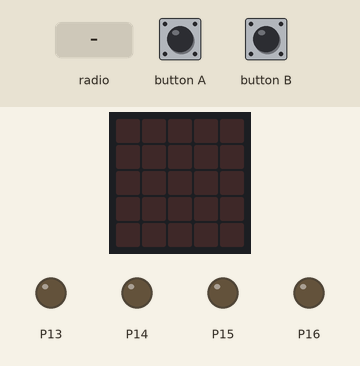
This program was run on a simulated BBC micro:bit (MakeCode). Parts: the board's 5×5 LED display, output pins drawn as LEDs (lit = HIGH). The test bench sets the inputs (shaded band).

Above: at 1.2 s.
1.3 s: button A pressed for 0.15 s
At 3.0 s:
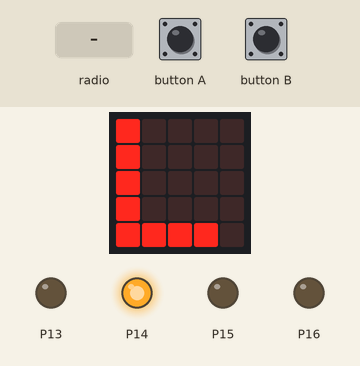
4.4 s: button B pressed for 0.15 s
At 7.0 s:
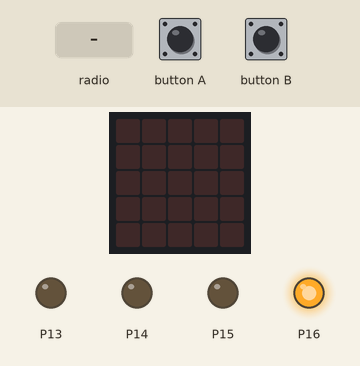
7.5 s: radio message "LR=1023" arrives
At 8.4 s:
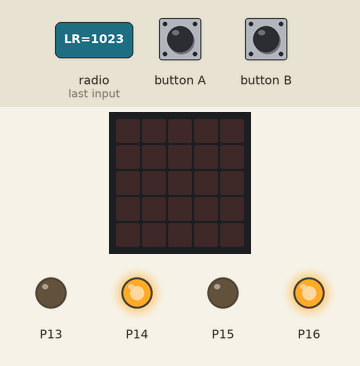
10.5 s: radio message "LR=-1023" arrives
At 10.8 s:
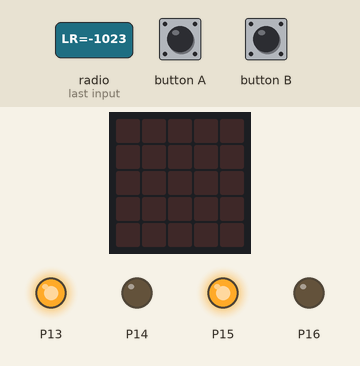
12.0 s: button A pressed for 0.15 s
At 13.9 s:
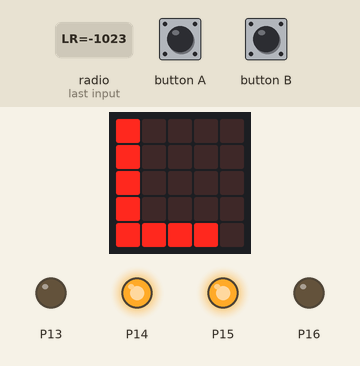
15.1 s: radio message "L=1023" arrives
At 18.4 s:
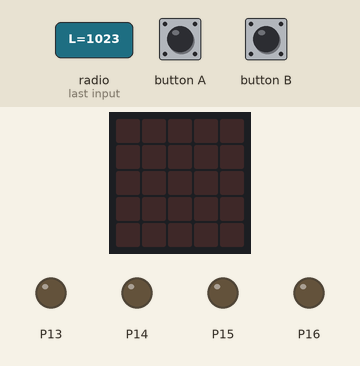
Timing chart, 0 to 19.1 s (numbered marks = the images above; inputs shaded):
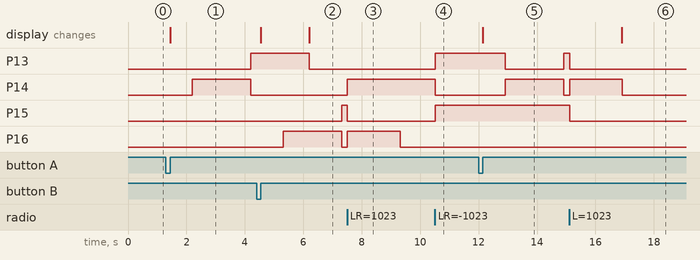

Measured:
- after the input at 1.3 s, P13: LOW → HIGH after 2.9 s; P14: LOW → HIGH after 0.90 s, → LOW 2.0 s later; the display: changes after 0.15 s (image 1)
- after the input at 4.4 s, P15: LOW → HIGH after 2.9 s; P16: LOW → HIGH after 0.91 s, → LOW 2.0 s later; the display: first changes after 0.15 s (image 2 shows a later state)
- after the input at 7.5 s, P14: LOW → HIGH at once; P15: HIGH → LOW after 0.01 s instead of 1.8 s; P16: LOW → HIGH at once, → LOW 1.8 s later
- after the input at 10.5 s, P13, P15: LOW → HIGH at once; P14: HIGH → LOW at once
- after the input at 12.0 s, P13: HIGH → LOW after 0.92 s, → HIGH 2.0 s later; P14: LOW → HIGH after 0.92 s, → LOW 2.0 s later; the display: changes after 0.15 s (image 5)
- after the input at 15.1 s, P13: HIGH → LOW after 0.02 s instead of 1.8 s; P14: LOW → HIGH at once, → LOW 1.8 s later; P15: HIGH → LOW at once

The program:

main.ts
```typescript
input.onButtonPressed(Button.A, function () {
    basic.showString("L")
    speed_L = 1023
    basic.pause(2000)
    speed_L = -1023
    basic.pause(2000)
    speed_L = 0
    basic.clearScreen()
})
function MotorRDrive (speed: number) {
    if (speed < 0) {
        pins.analogWritePin(AnalogPin.P15, -1 * speed - 0)
        pins.analogWritePin(AnalogPin.P16, 0)
    } else if (speed > 0) {
        pins.analogWritePin(AnalogPin.P15, 0)
        pins.analogWritePin(AnalogPin.P16, speed - 0)
    } else {
        pins.analogWritePin(AnalogPin.P15, 0)
        pins.analogWritePin(AnalogPin.P16, 0)
    }
}
input.onButtonPressed(Button.B, function () {
    basic.showString("R")
    speed_R = 1023
    basic.pause(2000)
    speed_R = -1023
    basic.pause(2000)
    speed_R = 0
    basic.clearScreen()
})
function MotorLDrive (speed: number) {
    if (speed < 0) {
        pins.analogWritePin(AnalogPin.P13, -1 * speed - 0)
        pins.analogWritePin(AnalogPin.P14, 0)
    } else if (speed > 0) {
        pins.analogWritePin(AnalogPin.P13, 0)
        pins.analogWritePin(AnalogPin.P14, speed - 0)
    } else {
        pins.analogWritePin(AnalogPin.P13, 0)
        pins.analogWritePin(AnalogPin.P14, 0)
    }
}
radio.onReceivedValue(function (name, value) {
    if (value > 1023) {
        _speed = 1023
    } else if (value < -1023) {
        _speed = -1023
    } else {
        _speed = value
    }
    if (name == "L") {
        speed_L = _speed
        speed_R = 0
    } else if (name == "R") {
        speed_L = 0
        speed_R = _speed
    } else if (name == "LR") {
        speed_L = _speed
        speed_R = _speed
    }
})
let last_speed_R = 0
let last_speed_L = 0
let _speed = 0
let speed_R = 0
let speed_L = 0
radio.setGroup(1)
pins.analogSetPeriod(AnalogPin.P13, 2)
pins.analogSetPeriod(AnalogPin.P14, 2)
pins.analogSetPeriod(AnalogPin.P15, 2)
pins.analogSetPeriod(AnalogPin.P16, 2)
speed_L = 0
speed_R = 0
basic.forever(function () {
    if (last_speed_L != speed_L) {
        last_speed_L = speed_L
        MotorLDrive(speed_L)
    }
    if (last_speed_R != speed_R) {
        last_speed_R = speed_R
        MotorRDrive(speed_R)
    }
    basic.pause(5)
})
```

test.ts
```typescript
// テストはここに来ます。このパッケージが拡張機能として使用されるときにはコンパイルされません。
```
